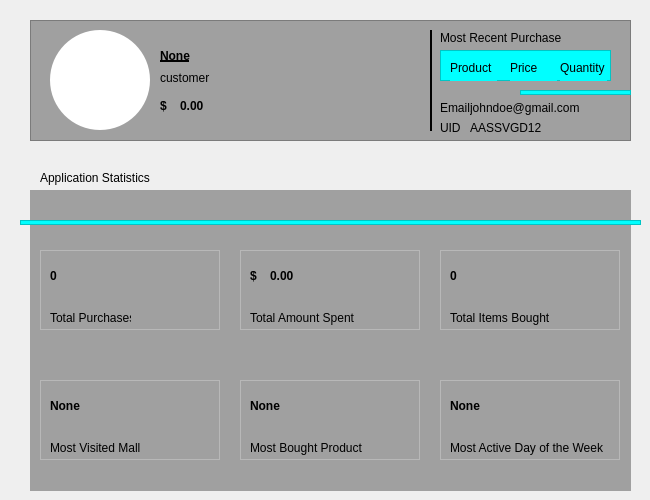
         <widget class="QWidget" name="profile_page">
          <widget class="QLabel" name="label_2">
           <property name="geometry">
            <rect>
             <x>30</x>
             <y>190</y>
             <width>601</width>
             <height>301</height>
            </rect>
           </property>
           <property name="styleSheet">
            <string notr="true">background-color: rgb(160, 160, 160);</string>
           </property>
           <property name="text">
            <string/>
           </property>
          </widget>
          <widget class="QLabel" name="profile_picture_label">
           <property name="geometry">
            <rect>
             <x>50</x>
             <y>30</y>
             <width>100</width>
             <height>100</height>
            </rect>
           </property>
           <property name="cursor">
            <cursorShape>PointingHandCursor</cursorShape>
           </property>
           <property name="styleSheet">
            <string notr="true">QLabel {
    border-radius: 50%; /* Ensures the QLabel becomes circular */
    background-color: #ffffff; /* Background color */
    min-width: 100px; /* Adjust the size as needed */
    min-height: 100px; /* Adjust the size as needed */
    max-width: 100px; /* Keep width and height equal for a perfect circle */
    max-height: 100px; /* Keep width and height equal for a perfect circle */
    text-align: center; /* Center the text if there is any */
}
</string>
           </property>
           <property name="text">
            <string/>
           </property>
           <property name="pixmap">
            <pixmap resource="icons.qrc">:/icons/accounticonpng.png</pixmap>
           </property>
           <property name="scaledContents">
            <bool>true</bool>
           </property>
          </widget>
          <widget class="QLabel" name="profie_username_label">
           <property name="geometry">
            <rect>
             <x>160</x>
             <y>40</y>
             <width>261</width>
             <height>31</height>
            </rect>
           </property>
           <property name="styleSheet">
            <string notr="true">background-color: none;
font: 25px &quot;CentSchbkCyrill BT&quot;;
text-decoration: underline;
font-weight: bold</string>
           </property>
           <property name="text">
            <string>None</string>
           </property>
           <property name="wordWrap">
            <bool>true</bool>
           </property>
          </widget>
          <widget class="QLabel" name="profile_role_label">
           <property name="geometry">
            <rect>
             <x>160</x>
             <y>70</y>
             <width>81</width>
             <height>16</height>
            </rect>
           </property>
           <property name="styleSheet">
            <string notr="true">background-color: none;
font:  &quot;CentSchbkCyrill BT&quot;;
text-decoration: none;
</string>
           </property>
           <property name="text">
            <string>customer</string>
           </property>
          </widget>
          <widget class="QFrame" name="frame_2">
           <property name="geometry">
            <rect>
             <x>30</x>
             <y>20</y>
             <width>601</width>
             <height>121</height>
            </rect>
           </property>
           <property name="styleSheet">
            <string notr="true">background-color: rgb(160, 160, 160);</string>
           </property>
           <property name="frameShape">
            <enum>QFrame::StyledPanel</enum>
           </property>
           <property name="frameShadow">
            <enum>QFrame::Raised</enum>
           </property>
           <widget class="QFrame" name="frame_3">
            <property name="geometry">
             <rect>
              <x>400</x>
              <y>10</y>
              <width>2</width>
              <height>101</height>
             </rect>
            </property>
            <property name="styleSheet">
             <string notr="true">border: 2px solid</string>
            </property>
            <property name="frameShape">
             <enum>QFrame::StyledPanel</enum>
            </property>
            <property name="frameShadow">
             <enum>QFrame::Raised</enum>
            </property>
           </widget>
           <widget class="QLabel" name="profie_username_label_3">
            <property name="geometry">
             <rect>
              <x>130</x>
              <y>70</y>
              <width>16</width>
              <height>31</height>
             </rect>
            </property>
            <property name="styleSheet">
             <string notr="true">background-color: none;
font: 25px &quot;CentSchbkCyrill BT&quot;;
font-weight: bold;

</string>
            </property>
            <property name="text">
             <string>$</string>
            </property>
           </widget>
           <widget class="QLabel" name="profile_uid_label">
            <property name="geometry">
             <rect>
              <x>440</x>
              <y>100</y>
              <width>101</width>
              <height>16</height>
             </rect>
            </property>
            <property name="styleSheet">
             <string notr="true">background-color: none;</string>
            </property>
            <property name="text">
             <string>AASSVGD12</string>
            </property>
           </widget>
           <widget class="QLabel" name="label_12">
            <property name="geometry">
             <rect>
              <x>410</x>
              <y>80</y>
              <width>31</width>
              <height>16</height>
             </rect>
            </property>
            <property name="styleSheet">
             <string notr="true">background-color: none;</string>
            </property>
            <property name="text">
             <string>Email:</string>
            </property>
           </widget>
           <widget class="QLabel" name="profile_email_label">
            <property name="geometry">
             <rect>
              <x>440</x>
              <y>80</y>
              <width>161</width>
              <height>16</height>
             </rect>
            </property>
            <property name="styleSheet">
             <string notr="true">background-color: none;</string>
            </property>
            <property name="text">
             <string>johndoe@gmail.com</string>
            </property>
            <property name="wordWrap">
             <bool>true</bool>
            </property>
           </widget>
           <widget class="QLabel" name="label_19">
            <property name="geometry">
             <rect>
              <x>410</x>
              <y>10</y>
              <width>121</width>
              <height>16</height>
             </rect>
            </property>
            <property name="text">
             <string>Most Recent Purchase:</string>
            </property>
           </widget>
           <widget class="QFrame" name="frame_10">
            <property name="geometry">
             <rect>
              <x>410</x>
              <y>30</y>
              <width>171</width>
              <height>31</height>
             </rect>
            </property>
            <property name="styleSheet">
             <string notr="true">background-color: rgb(0, 255, 255);</string>
            </property>
            <property name="frameShape">
             <enum>QFrame::StyledPanel</enum>
            </property>
            <property name="frameShadow">
             <enum>QFrame::Raised</enum>
            </property>
            <widget class="QLabel" name="most_recent_purchase_product_label">
             <property name="geometry">
              <rect>
               <x>10</x>
               <y>2</y>
               <width>47</width>
               <height>31</height>
              </rect>
             </property>
             <property name="styleSheet">
              <string notr="true"/>
             </property>
             <property name="text">
              <string>Product</string>
             </property>
             <property name="wordWrap">
              <bool>true</bool>
             </property>
            </widget>
            <widget class="QLabel" name="most_recent_purchase_price_label">
             <property name="geometry">
              <rect>
               <x>70</x>
               <y>2</y>
               <width>47</width>
               <height>31</height>
              </rect>
             </property>
             <property name="text">
              <string>Price</string>
             </property>
             <property name="wordWrap">
              <bool>true</bool>
             </property>
            </widget>
            <widget class="QLabel" name="most_recent_purchase_quantity_label">
             <property name="geometry">
              <rect>
               <x>120</x>
               <y>2</y>
               <width>47</width>
               <height>31</height>
              </rect>
             </property>
             <property name="text">
              <string>Quantity</string>
             </property>
             <property name="wordWrap">
              <bool>true</bool>
             </property>
            </widget>
           </widget>
           <widget class="QFrame" name="frame_12">
            <property name="geometry">
             <rect>
              <x>490</x>
              <y>70</y>
              <width>111</width>
              <height>5</height>
             </rect>
            </property>
            <property name="styleSheet">
             <string notr="true">background-color: rgb(0, 255, 255);</string>
            </property>
            <property name="frameShape">
             <enum>QFrame::StyledPanel</enum>
            </property>
            <property name="frameShadow">
             <enum>QFrame::Raised</enum>
            </property>
           </widget>
          </widget>
          <widget class="QLabel" name="label_8">
           <property name="geometry">
            <rect>
             <x>40</x>
             <y>170</y>
             <width>131</width>
             <height>16</height>
            </rect>
           </property>
           <property name="text">
            <string>Application Statistics</string>
           </property>
          </widget>
          <widget class="QLabel" name="profile_account_balance_label">
           <property name="geometry">
            <rect>
             <x>180</x>
             <y>90</y>
             <width>241</width>
             <height>31</height>
            </rect>
           </property>
           <property name="cursor">
            <cursorShape>ForbiddenCursor</cursorShape>
           </property>
           <property name="styleSheet">
            <string notr="true">background-color: none;
font: 25px &quot;CentSchbkCyrill BT&quot;;
font-weight: bold;

</string>
           </property>
           <property name="text">
            <string>0.00</string>
           </property>
           <property name="wordWrap">
            <bool>true</bool>
           </property>
          </widget>
          <widget class="QLabel" name="label_9">
           <property name="geometry">
            <rect>
             <x>440</x>
             <y>120</y>
             <width>21</width>
             <height>16</height>
            </rect>
           </property>
           <property name="styleSheet">
            <string notr="true">background-color: none;</string>
           </property>
           <property name="text">
            <string>UID:</string>
           </property>
          </widget>
          <widget class="QFrame" name="frame_4">
           <property name="geometry">
            <rect>
             <x>40</x>
             <y>250</y>
             <width>180</width>
             <height>80</height>
            </rect>
           </property>
           <property name="frameShape">
            <enum>QFrame::StyledPanel</enum>
           </property>
           <property name="frameShadow">
            <enum>QFrame::Raised</enum>
           </property>
           <widget class="QLabel" name="total_purchases_label">
            <property name="geometry">
             <rect>
              <x>10</x>
              <y>0</y>
              <width>171</width>
              <height>51</height>
             </rect>
            </property>
            <property name="styleSheet">
             <string notr="true">background-color: none;
font: 50px &quot;CentSchbkCyrill BT&quot;;
font-weight: bold;

</string>
            </property>
            <property name="text">
             <string>0</string>
            </property>
            <property name="wordWrap">
             <bool>true</bool>
            </property>
           </widget>
           <widget class="QLabel" name="label_13">
            <property name="geometry">
             <rect>
              <x>10</x>
              <y>60</y>
              <width>81</width>
              <height>16</height>
             </rect>
            </property>
            <property name="text">
             <string>Total Purchases</string>
            </property>
           </widget>
          </widget>
          <widget class="QFrame" name="frame_5">
           <property name="geometry">
            <rect>
             <x>240</x>
             <y>250</y>
             <width>180</width>
             <height>80</height>
            </rect>
           </property>
           <property name="frameShape">
            <enum>QFrame::StyledPanel</enum>
           </property>
           <property name="frameShadow">
            <enum>QFrame::Raised</enum>
           </property>
           <widget class="QLabel" name="label_14">
            <property name="geometry">
             <rect>
              <x>10</x>
              <y>60</y>
              <width>161</width>
              <height>16</height>
             </rect>
            </property>
            <property name="text">
             <string>Total Amount Spent</string>
            </property>
           </widget>
           <widget class="QLabel" name="total_amount_spent_label">
            <property name="geometry">
             <rect>
              <x>30</x>
              <y>0</y>
              <width>151</width>
              <height>51</height>
             </rect>
            </property>
            <property name="styleSheet">
             <string notr="true">background-color: none;
font: 30px &quot;CentSchbkCyrill BT&quot;;
font-weight: bold;

</string>
            </property>
            <property name="text">
             <string>0.00</string>
            </property>
            <property name="wordWrap">
             <bool>true</bool>
            </property>
           </widget>
           <widget class="QLabel" name="total_amount_spent_label_2">
            <property name="geometry">
             <rect>
              <x>10</x>
              <y>0</y>
              <width>31</width>
              <height>51</height>
             </rect>
            </property>
            <property name="styleSheet">
             <string notr="true">background-color: none;
font: 30px &quot;CentSchbkCyrill BT&quot;;
font-weight: bold;

</string>
            </property>
            <property name="text">
             <string>$</string>
            </property>
            <property name="wordWrap">
             <bool>true</bool>
            </property>
           </widget>
          </widget>
          <widget class="QFrame" name="frame_6">
           <property name="geometry">
            <rect>
             <x>440</x>
             <y>250</y>
             <width>180</width>
             <height>80</height>
            </rect>
           </property>
           <property name="frameShape">
            <enum>QFrame::StyledPanel</enum>
           </property>
           <property name="frameShadow">
            <enum>QFrame::Raised</enum>
           </property>
           <widget class="QLabel" name="total_items_bought_label">
            <property name="geometry">
             <rect>
              <x>10</x>
              <y>0</y>
              <width>171</width>
              <height>51</height>
             </rect>
            </property>
            <property name="styleSheet">
             <string notr="true">background-color: none;
font: 50px &quot;CentSchbkCyrill BT&quot;;
font-weight: bold;

</string>
            </property>
            <property name="text">
             <string>0</string>
            </property>
            <property name="wordWrap">
             <bool>true</bool>
            </property>
           </widget>
           <widget class="QLabel" name="label_15">
            <property name="geometry">
             <rect>
              <x>10</x>
              <y>60</y>
              <width>101</width>
              <height>16</height>
             </rect>
            </property>
            <property name="text">
             <string>Total Items Bought</string>
            </property>
           </widget>
          </widget>
          <widget class="QFrame" name="frame_7">
           <property name="geometry">
            <rect>
             <x>40</x>
             <y>380</y>
             <width>180</width>
             <height>80</height>
            </rect>
           </property>
           <property name="frameShape">
            <enum>QFrame::StyledPanel</enum>
           </property>
           <property name="frameShadow">
            <enum>QFrame::Raised</enum>
           </property>
           <widget class="QLabel" name="most_visited_mall_label">
            <property name="geometry">
             <rect>
              <x>10</x>
              <y>0</y>
              <width>171</width>
              <height>51</height>
             </rect>
            </property>
            <property name="styleSheet">
             <string notr="true">background-color: none;
font: 15px &quot;CentSchbkCyrill BT&quot;;
font-weight: bold;

</string>
            </property>
            <property name="text">
             <string>None</string>
            </property>
            <property name="wordWrap">
             <bool>true</bool>
            </property>
           </widget>
           <widget class="QLabel" name="label_17">
            <property name="geometry">
             <rect>
              <x>10</x>
              <y>60</y>
              <width>101</width>
              <height>16</height>
             </rect>
            </property>
            <property name="text">
             <string>Most Visited Mall</string>
            </property>
           </widget>
          </widget>
          <widget class="QFrame" name="frame_8">
           <property name="geometry">
            <rect>
             <x>240</x>
             <y>380</y>
             <width>180</width>
             <height>80</height>
            </rect>
           </property>
           <property name="frameShape">
            <enum>QFrame::StyledPanel</enum>
           </property>
           <property name="frameShadow">
            <enum>QFrame::Raised</enum>
           </property>
           <widget class="QLabel" name="most_bought_product_label">
            <property name="geometry">
             <rect>
              <x>10</x>
              <y>0</y>
              <width>151</width>
              <height>51</height>
             </rect>
            </property>
            <property name="styleSheet">
             <string notr="true">background-color: none;
font: 15px &quot;CentSchbkCyrill BT&quot;;
font-weight: bold;

</string>
            </property>
            <property name="text">
             <string>None</string>
            </property>
            <property name="wordWrap">
             <bool>true</bool>
            </property>
           </widget>
           <widget class="QLabel" name="label_16">
            <property name="geometry">
             <rect>
              <x>10</x>
              <y>60</y>
              <width>161</width>
              <height>16</height>
             </rect>
            </property>
            <property name="text">
             <string>Most Bought Product</string>
            </property>
           </widget>
          </widget>
          <widget class="QFrame" name="frame_9">
           <property name="geometry">
            <rect>
             <x>440</x>
             <y>380</y>
             <width>180</width>
             <height>80</height>
            </rect>
           </property>
           <property name="frameShape">
            <enum>QFrame::StyledPanel</enum>
           </property>
           <property name="frameShadow">
            <enum>QFrame::Raised</enum>
           </property>
           <widget class="QLabel" name="most_actice_day_of_the_week_label">
            <property name="geometry">
             <rect>
              <x>10</x>
              <y>0</y>
              <width>151</width>
              <height>51</height>
             </rect>
            </property>
            <property name="styleSheet">
             <string notr="true">background-color: none;
font: 15px &quot;CentSchbkCyrill BT&quot;;
font-weight: bold;

</string>
            </property>
            <property name="text">
             <string>None</string>
            </property>
            <property name="wordWrap">
             <bool>true</bool>
            </property>
           </widget>
           <widget class="QLabel" name="label_18">
            <property name="geometry">
             <rect>
              <x>10</x>
              <y>60</y>
              <width>171</width>
              <height>16</height>
             </rect>
            </property>
            <property name="text">
             <string>Most Active Day of the Week</string>
            </property>
            <property name="wordWrap">
             <bool>true</bool>
            </property>
           </widget>
          </widget>
          <widget class="QFrame" name="frame_11">
           <property name="geometry">
            <rect>
             <x>20</x>
             <y>220</y>
             <width>621</width>
             <height>5</height>
            </rect>
           </property>
           <property name="styleSheet">
            <string notr="true">background-color: rgb(0, 255, 255);</string>
           </property>
           <property name="frameShape">
            <enum>QFrame::StyledPanel</enum>
           </property>
           <property name="frameShadow">
            <enum>QFrame::Raised</enum>
           </property>
          </widget>
          <zorder>frame_2</zorder>
          <zorder>label_2</zorder>
          <zorder>profile_picture_label</zorder>
          <zorder>profie_username_label</zorder>
          <zorder>profile_role_label</zorder>
          <zorder>label_8</zorder>
          <zorder>profile_account_balance_label</zorder>
          <zorder>label_9</zorder>
          <zorder>frame_4</zorder>
          <zorder>frame_5</zorder>
          <zorder>frame_6</zorder>
          <zorder>frame_7</zorder>
          <zorder>frame_8</zorder>
          <zorder>frame_9</zorder>
          <zorder>frame_11</zorder>
         </widget>
